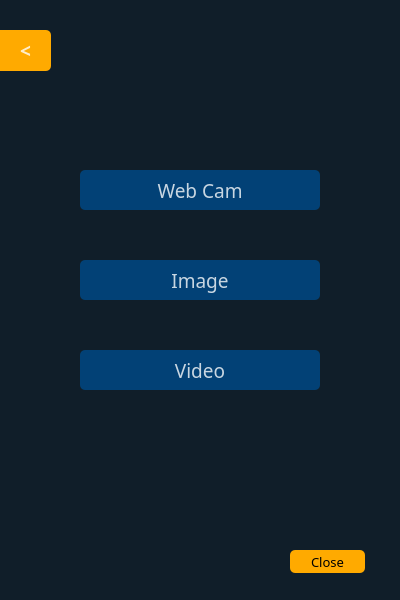
<?xml version="1.0" encoding="UTF-8"?>
<ui version="4.0">
 <class>Form</class>
 <widget class="QWidget" name="Form">
  <property name="geometry">
   <rect>
    <x>0</x>
    <y>0</y>
    <width>400</width>
    <height>600</height>
   </rect>
  </property>
  <property name="windowTitle">
   <string>Form</string>
  </property>
  <property name="styleSheet">
   <string notr="true">background-color:rgba(16,30,41,240);
color:rgb(255, 255, 255);
</string>
  </property>
  <widget class="QWidget" name="widget" native="true">
   <property name="geometry">
    <rect>
     <x>0</x>
     <y>0</y>
     <width>400</width>
     <height>600</height>
    </rect>
   </property>
   <property name="styleSheet">
    <string notr="true">background-color:rgba(16,30,41,240);
</string>
   </property>
   <widget class="QPushButton" name="detectButton">
    <property name="geometry">
     <rect>
      <x>80</x>
      <y>170</y>
      <width>240</width>
      <height>40</height>
     </rect>
    </property>
    <property name="font">
     <font>
      <family>Arial Rounded MT Bold</family>
      <pointsize>14</pointsize>
      <weight>50</weight>
      <bold>false</bold>
     </font>
    </property>
    <property name="styleSheet">
     <string notr="true">QPushButton#detectButton{
background-color:rgba(2,65,118,255);
color:rgba(255, 255, 255, 200);
border-radius:5px;
}
QPushButton#detectButton:pressed{
padding-left:5px;
padding-top:5px;
background-color:rgba(2,65,118,100);
background-position:calc(100%-10px)center;
}
QPushButton#detectButton:hover{
background-color:rgba(2,65,118, 255);
}
</string>
    </property>
    <property name="text">
     <string>Web Cam</string>
    </property>
    <property name="icon">
     <iconset resource="../img/img.qrc">
      <normaloff>:/newPrefix/webcam.png</normaloff>:/newPrefix/webcam.png</iconset>
    </property>
    <property name="iconSize">
     <size>
      <width>35</width>
      <height>35</height>
     </size>
    </property>
   </widget>
   <widget class="QPushButton" name="pushButton_5">
    <property name="geometry">
     <rect>
      <x>290</x>
      <y>550</y>
      <width>75</width>
      <height>23</height>
     </rect>
    </property>
    <property name="font">
     <font>
      <family>Arial Rounded MT Bold</family>
      <pointsize>10</pointsize>
     </font>
    </property>
    <property name="styleSheet">
     <string notr="true">QPushButton#pushButton_5{
background-color:rgb(255, 170, 0);
	color: rgb(0, 0, 0);
border-radius:5px;
}
QPushButton#pushButton_5:pressed{
padding-left:5px;
padding-top:5px;
background-color:rgb(255, 170, 0);
background-position:calc(100%-10px)center;
}
QPushButton#pushButton_5:hover{
background-color:rgb(255, 170, 0);
}</string>
    </property>
    <property name="text">
     <string>Close</string>
    </property>
   </widget>
   <widget class="QPushButton" name="pushButton_6">
    <property name="geometry">
     <rect>
      <x>80</x>
      <y>350</y>
      <width>240</width>
      <height>40</height>
     </rect>
    </property>
    <property name="font">
     <font>
      <family>Arial Rounded MT Bold</family>
      <pointsize>14</pointsize>
      <weight>50</weight>
      <bold>false</bold>
     </font>
    </property>
    <property name="styleSheet">
     <string notr="true">QPushButton#pushButton_6{
background-color:rgba(2,65,118,255);
color:rgba(255, 255, 255, 200);
border-radius:5px;
}
QPushButton#pushButton_6:pressed{
padding-left:5px;
padding-top:5px;
background-color:rgba(2,65,118,100);
background-position:calc(100%-10px)center;
}
QPushButton#pushButton_6:hover{
background-color:rgba(2,65,118, 255);
}

</string>
    </property>
    <property name="text">
     <string>Video</string>
    </property>
    <property name="icon">
     <iconset resource="../img/img.qrc">
      <normaloff>:/newPrefix/video (1).png</normaloff>:/newPrefix/video (1).png</iconset>
    </property>
    <property name="iconSize">
     <size>
      <width>30</width>
      <height>35</height>
     </size>
    </property>
   </widget>
   <widget class="QPushButton" name="userButton">
    <property name="geometry">
     <rect>
      <x>80</x>
      <y>260</y>
      <width>240</width>
      <height>40</height>
     </rect>
    </property>
    <property name="font">
     <font>
      <family>Arial Rounded MT Bold</family>
      <pointsize>14</pointsize>
      <weight>50</weight>
      <bold>false</bold>
     </font>
    </property>
    <property name="styleSheet">
     <string notr="true">QPushButton#userButton{
background-color:rgba(2,65,118,255);
color:rgba(255, 255, 255, 200);
border-radius:5px;
}
QPushButton#userButton:pressed{
padding-left:5px;
padding-top:5px;
background-color:rgba(2,65,118,100);
background-position:calc(100%-10px)center;
}
QPushButton#userButton:hover{
background-color:rgba(2,65,118, 255);
}
</string>
    </property>
    <property name="text">
     <string>Image</string>
    </property>
    <property name="icon">
     <iconset>
      <normaloff>../img/image.png</normaloff>../img/image.png</iconset>
    </property>
    <property name="iconSize">
     <size>
      <width>30</width>
      <height>30</height>
     </size>
    </property>
   </widget>
   <widget class="QPushButton" name="backButton">
    <property name="geometry">
     <rect>
      <x>0</x>
      <y>30</y>
      <width>51</width>
      <height>41</height>
     </rect>
    </property>
    <property name="font">
     <font>
      <family>Arial Black</family>
      <pointsize>14</pointsize>
      <weight>75</weight>
      <bold>true</bold>
     </font>
    </property>
    <property name="styleSheet">
     <string notr="true">QPushButton#backButton{
background-color:rgb(255, 170, 0);
color:rgba(255, 255, 255, 200);
border-top-right-radius:5px;
border-bottom-right-radius:5px;
}
QPushButton#backButton:pressed{
padding-left:5px;
padding-top:5px;
background-color:rgb(255, 170, 0);
background-position:calc(100%-10px)center;
}
QPushButton#backButton:hover{
background-color:rgb(255, 170, 0);
}</string>
    </property>
    <property name="text">
     <string>&lt;</string>
    </property>
   </widget>
  </widget>
 </widget>
 <resources>
  <include location="../img/img.qrc"/>
 </resources>
 <connections/>
</ui>
